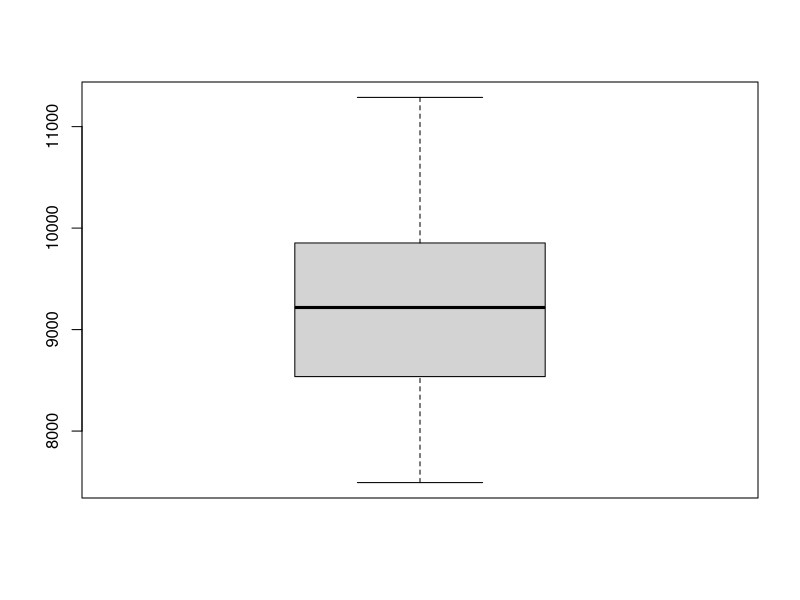
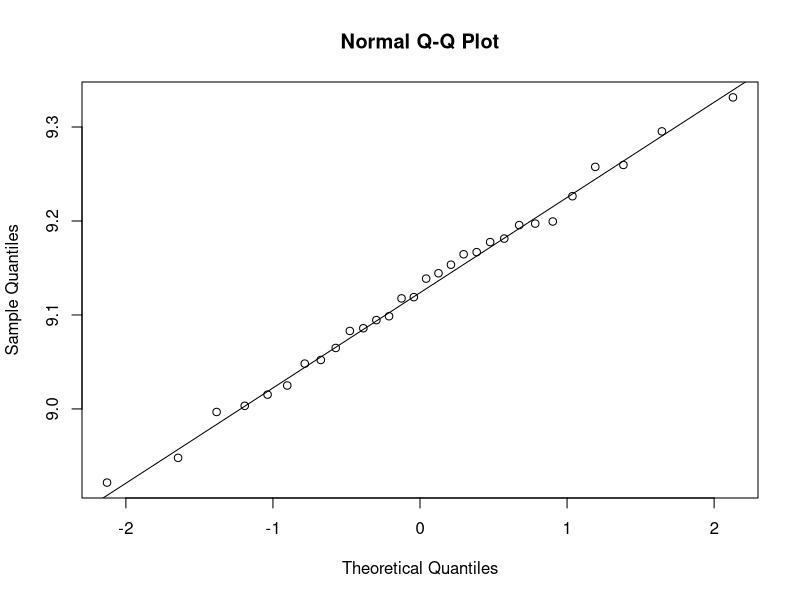
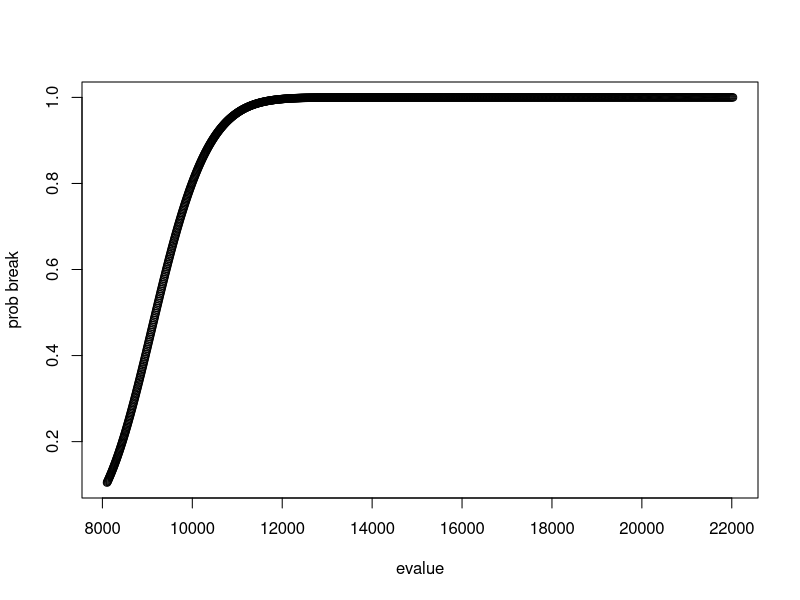
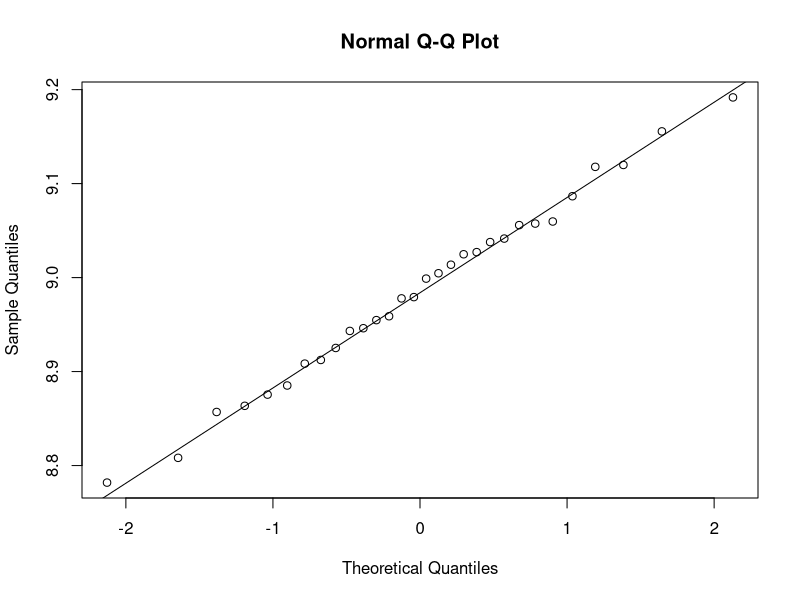
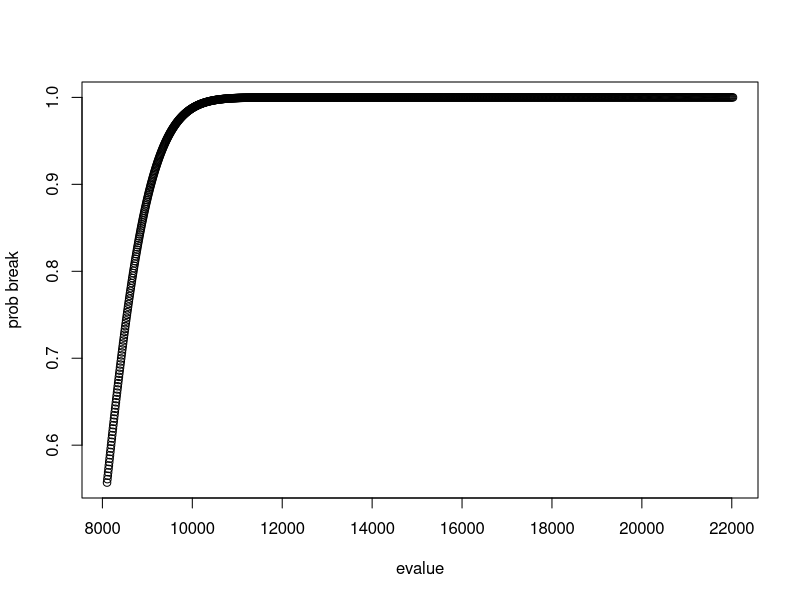
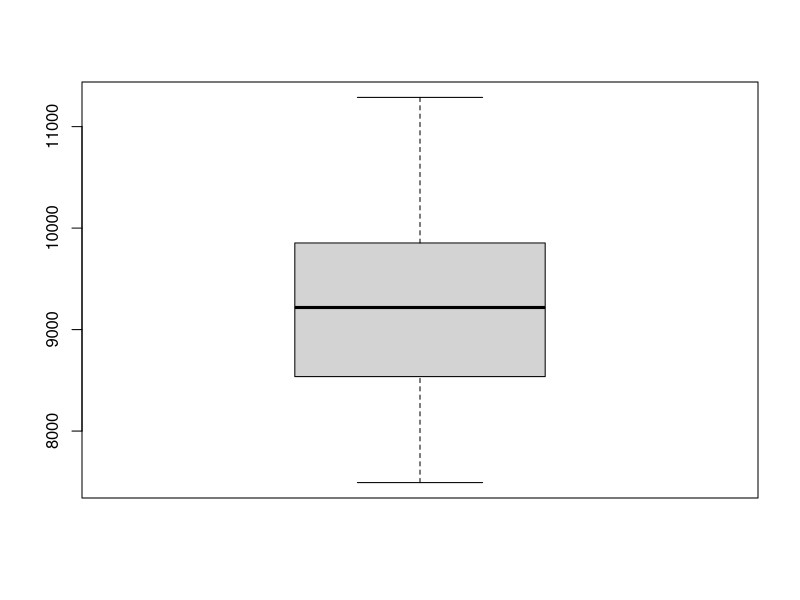
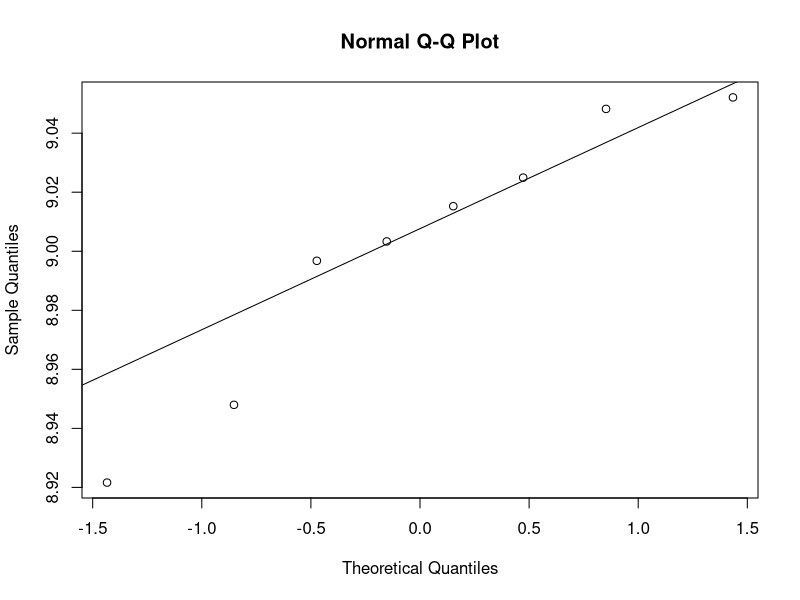
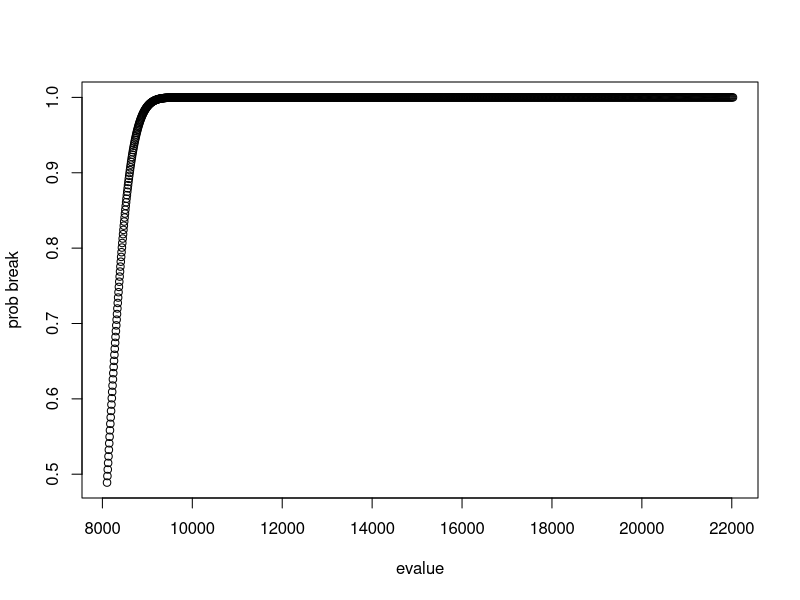

The R script that drew these images, in order: (Note: this script raises an error after producing the figures.)
# E for ASTM D638

# data for D638 2008
thickness_D638_2008 =c(0.198, 0.198, 0.123, 0.123, 0.123, 0.123, 0.123, 0.123, 0.123, 0.123, 0.092, 0.092, 0.063, 0.063)
width_D638_2008=c(0.2, 0.1, 0.2, 0.15, 0.15, 0.1, 0.1, 0.1, 0.05, 0.05, 0.2, 0.088, 0.2, 0.07)
force_D638_2008=c(447, 208, 220, 181.8, 182.5, 105, 116.2, 117.5, 50, 50.6, 162, 70, 115, 37.5)
e_D638_2008 = c(force_D638_2008/(width_D638_2008*thickness_D638_2008))

# data for D638 2007
thickness_D638_2007 =c(0.192, 0.192, 0.124, 0.124,0.094,0.094, 0.065, 0.065)
width_D638_2007=c(0.2, 0.1, 0.2, 0.1, 0.2, 0.1, 0.2, 0.1)
force_D638_2007_p1=c(373, 175, 260, 120, 175, 83, 105,48.7)
force_D638_2007_p2=c(379, 171, 270, 126, 176, 90, 108, 50)
e_D638_2007_p1 = c(force_D638_2007_p1/(width_D638_2007*thickness_D638_2007))
e_D638_2007_p2 = c(force_D638_2007_p2/(width_D638_2007*thickness_D638_2007))
e_D638_2007 = append(e_D638_2007_p1,e_D638_2007_p2)


thickness_D638 = append(thickness_D638_2007,thickness_D638_2008)
e_D638 = append(e_D638_2008,e_D638_2007)




fos <-function(fos,e){
  e=c(e/fos)
  return(e)
}



outlierTest <- function(e,upper,lower){
  
  boxplot(e)
  q=quantile(e, prob=c(.25, .5, .75), type=1)
  e2=e
  for (i in e){
   
  if(i>q[3] & upper==TRUE){
          e2 = e2[!e2 %in% i]
  }
    
  if(i>q[1] & lower==TRUE){
        e2 = e2[!e2 %in% i]
  }
  }
  return(e2)
    
}

nylonSorter <- function(e,vThickness,fThickness,t,range){
  e2=c()
  p=1
  for(i in vThickness){
    if(range==FALSE & i == fThickness){
      index = which(vThickness==i)[p]
      e3=e[index]
      e2=append(e2,e3)
      p=p+1}
     
     if(range==TRUE){ 
       if(i<(fThickness+t*fThickness)&i>(fThickness-t*fThickness)){
      index = which(vThickness==i)[p]
      e3=e[index]
      e2=append(e2,e3)
      p=p+1
      }}}
  return(e2)
}



findE <- function(y) {

  qqnorm(log(y))#test if log norm works y is cumlitive distribution function 
  
  qqline(log(y)) #line must go near points to prove model will represent data well
  
  mny = mean(log(y))
  
  #log normal works well with failure strength data
  
  sty = sd(log(y))
  
  range(log(y))
  
  seq.y = seq(from=9,to=10, length=1000)
  
  pr.break = pnorm(seq.y,mny,sty)
  plot(exp(seq.y),pr.break,xlab='evalue',ylab='prob break')
  
}

#62 , #94, #124

e62=nylonSorter(e_D638,thickness_D638,.062,.1,TRUE)
e94=nylonSorter(e_D638,thickness_D638,.094,.1,TRUE)
e124=nylonSorter(e_D638,thickness_D638,.124,.1,TRUE)

print(e124)





q=outlierTest(e_D638,TRUE,TRUE)
print(q)


fs = 1.15

findE(e_D638) #find E
findE(fos(fs,e_D638))#find E with FOS incoperated into the stats model
findE(outlierTest(e_D638,TRUE,TRUE))#find E without outliers
findE(fos(fs,outlierTest(e_D638,TRUE,TRUE))) #find E incoperating FOS into the stats model and without outliers

findE(e62) #find E
findE(fos(fs,e62))#find E with FOS incoperated into the stats model
findE(outlierTest(e62,TRUE,TRUE))#find E without outliers
findE(fos(fs,outlierTest(e62,TRUE,TRUE))) #find E incoperating FOS into the stats model and without outliers

findE(e94) #find E
findE(fos(fs,e94))#find E with FOS incoperated into the stats model
findE(outlierTest(e94,TRUE,TRUE))#find E without outliers
findE(fos(fs,outlierTest(e94,TRUE,TRUE))) #find E incoperating FOS into the stats model and without outliers


findE(e124) #find E
findE(fos(fs,e124))#find E with FOS incoperated into the stats model
findE(outlierTest(e124,TRUE,TRUE))#find E without outliers
findE(fos(fs,outlierTest(e124,TRUE,TRUE))) #find E incoperating FOS into the stats model and without outliers




